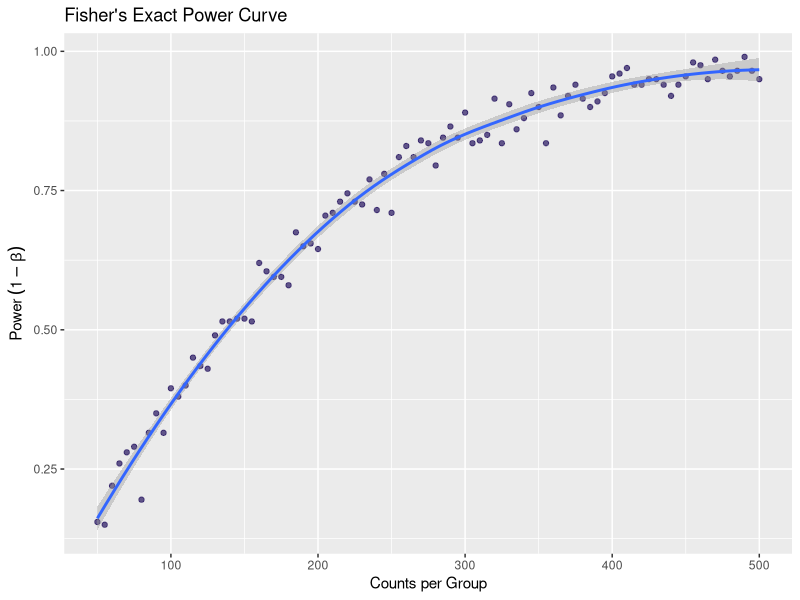
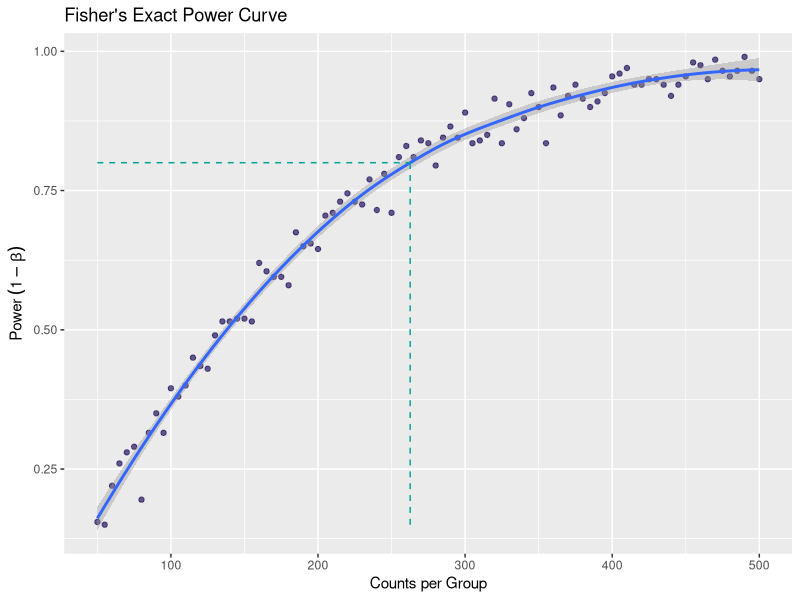

The R source for these figures, in order:
## ---- chunk 1
#| label: setup
#| include: FALSE
knitr::opts_chunk$set(
  collapse = TRUE,
  comment  = "#>",
  fig.path = "figures/power-fisher-"
)
library(withr)
library(tibble)
library(ggplot2)
## ---- chunk 2
#| label: power-sim
#' @param p1 first proportion (group 1)
#' @param p2 second proportion (group 2)
#' @param n1 group 1 sample size (column 1)
#' @param n2 group 2 sample size (column 2)
#' @param nsim number of simulations to perform in calculating power.
#' @param alpha significance level for p-values.
#' @param ... Passed to [fisher.test()], e.g. `alternative`.
fisher_sim <- function(p1, p2, n1, n2, nsim = 200L, alpha = 0.05, ...) {
  y1 <- rbinom(nsim, n1, p1)
  y2 <- rbinom(nsim, n2, p2)
  m  <- cbind(y1, n1 - y1, y2, n2 - y2)
  mean(
    apply(m, 1, function(.x) {
      fisher.test(matrix(.x, ncol = 2L), ...)$p.value
    }) < alpha
  )
}

# example power calculation for single sample size `n`
# p1 = 0.85; p1 = 0.75
n <- 200
fisher_sim(0.85, 0.75, n, n)
## ---- chunk 3
#| label: power-curve
#' @param n `integer(n)`. A vector of sample sizes per group.
#' @param p `double(1)`. Binomial probability of group 1 (the base group).
#' @param p_diff `double(1)` in [-1, 1]. The difference from `p`
#'   of group 2. Can be negative.
#' @param ... Passed to [fisher_sim()], e.g. `nsim`.
power_curve <- function(n, p = 0.85, p_diff = -0.1, ...) {
  tibble::tibble(
    n     = n,
    power = vapply(n, function(.x) {
      fisher_sim(p1 = p, p2 = p + p_diff, n1 = .x, n2 = .x, ...)
    }, 0.1)
  )
}

# create seq of `x` values for curve
nvec <- seq(50, 500, by = 5)

# simulate power for each `x`
power_tbl <- withr::with_seed(1, power_curve(nvec))
power_tbl
## ---- chunk 4
#| label: plot-power-curve
gg <- power_tbl |>
  ggplot(aes(x = n, y = power)) +
  geom_point(alpha = 0.7, col = "#24135F") +
  geom_smooth(formula = y ~ x, method = "loess") +
  ggtitle("Fisher's Exact Power Curve") +
  labs(x = "Counts per Group", y = bquote(Power~(1-beta)))
gg
## ---- chunk 5
#| label: fit-local-polynomial
fit <- loess(power ~ n, data = power_tbl)
fit
## ---- chunk 6
#| label: solve-for-n
solve_n <- function(pwr) {
  fn <- function(n) {   # objective function
    y <- predict(fit, data.frame(n = n))
    ifelse(y <= pwr, y, -y)
  }
  range <- range(as.numeric(fit$x))
  opt <- optimize(fn, interval = range, maximum = TRUE)
  c(power = unname(opt$objective), n = opt$maximum)
}

pwr_n <- solve_n(0.8)
pwr_n
## ---- chunk 7
#| label: alternative-approx
approx(x = fit$fitted, y = power_tbl$n, xout = 0.8) |>
  unlist()
## ---- chunk 8
#| label: re-plot-curve
gg +
  annotate("segment",
    x        = c(pwr_n[["n"]], min(power_tbl$n)),
    xend     = c(pwr_n[["n"]],pwr_n[["n"]]),
    y        = c(min(power_tbl$power), pwr_n[["power"]]),
    yend     = c(pwr_n[["power"]], pwr_n[["power"]]),
    linetype = "dashed", colour = "#00A499")
